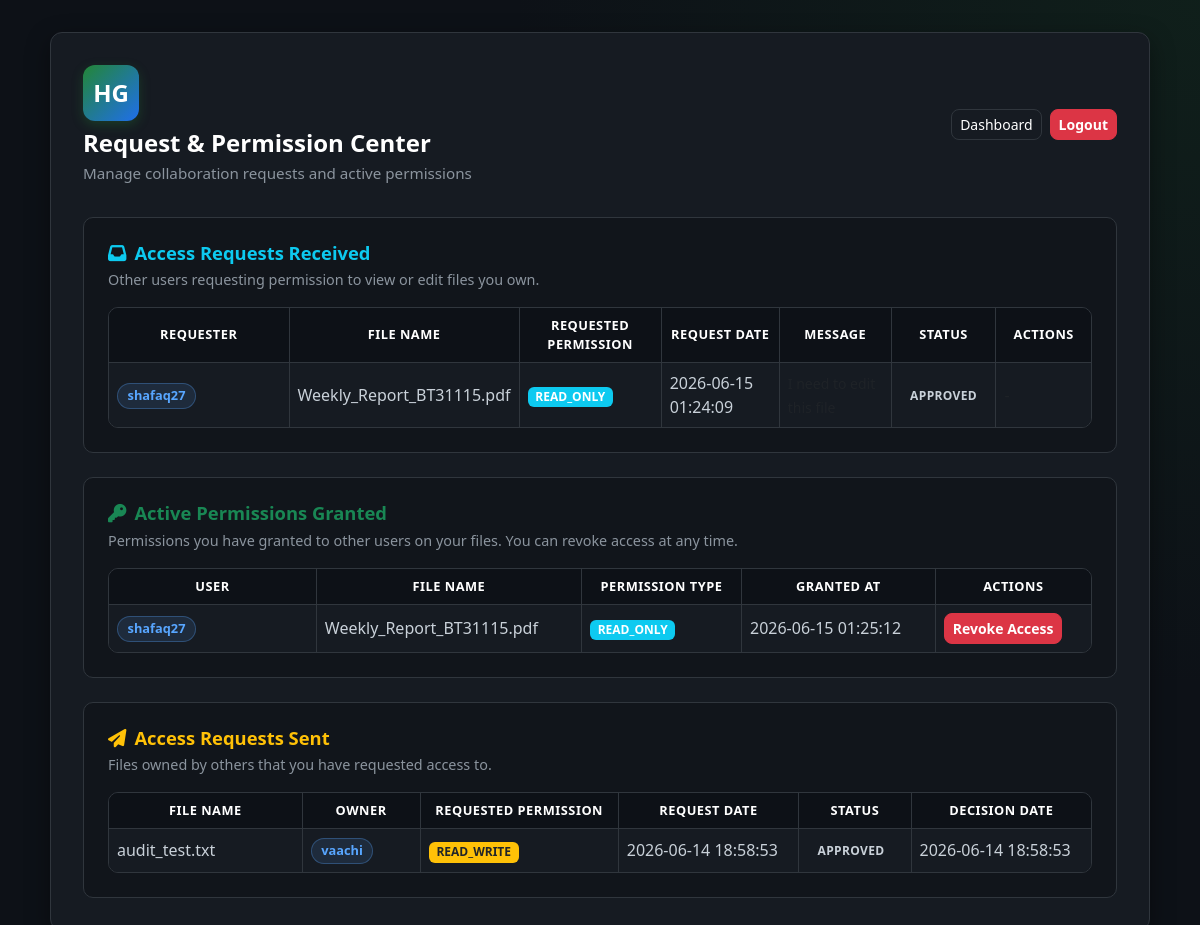
Page /requests (signed in) on the earlier database version.
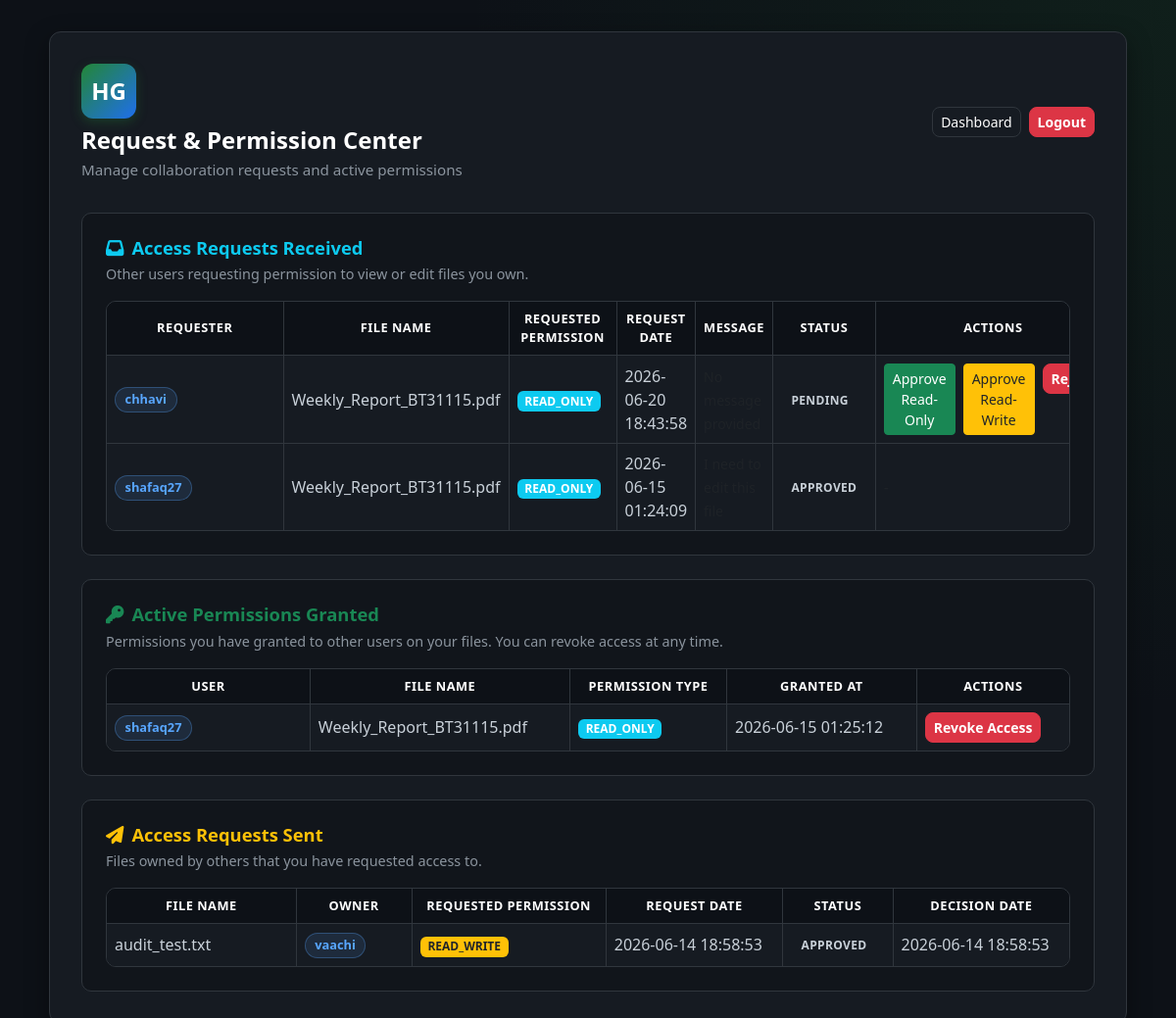
Same page on the later database version.
### tables this page shows
CREATE TABLE access_requests (
    id INTEGER PRIMARY KEY AUTOINCREMENT,
    file_id INTEGER NOT NULL,
    requester_id INTEGER NOT NULL,
    owner_id INTEGER NOT NULL,
    requested_permission TEXT NOT NULL, -- 'READ_ONLY' or 'READ_WRITE'
    status TEXT NOT NULL DEFAULT 'PENDING', -- 'PENDING', 'APPROVED', 'REJECTED', 'REVOKED'
    request_message TEXT,
    request_date TIMESTAMP DEFAULT CURRENT_TIMESTAMP,
    decision_date TIMESTAMP,
    FOREIGN KEY (file_id) REFERENCES files(id),
    FOREIGN KEY (requester_id) REFERENCES users(id),
    FOREIGN KEY (owner_id) REFERENCES users(id)
);

CREATE TABLE users (
    id INTEGER PRIMARY KEY AUTOINCREMENT,
    username TEXT NOT NULL UNIQUE,
    email TEXT NOT NULL UNIQUE,
    password_hash TEXT NOT NULL,
    created_at TIMESTAMP DEFAULT CURRENT_TIMESTAMP
, security_question TEXT NOT NULL DEFAULT 'q1', security_answer_hash TEXT NOT NULL DEFAULT '', email_verified INTEGER NOT NULL DEFAULT 0, last_login TIMESTAMP, account_status TEXT NOT NULL DEFAULT 'ACTIVE', failed_attempts INTEGER NOT NULL DEFAULT 0, locked_until TIMESTAMP);

CREATE TABLE files (
    id INTEGER PRIMARY KEY AUTOINCREMENT,
    owner_id INTEGER NOT NULL,
    original_filename TEXT NOT NULL,
    stored_filename TEXT NOT NULL,
    file_extension TEXT NOT NULL,
    file_size INTEGER NOT NULL,
    mime_type TEXT NOT NULL,
    sha256_hash TEXT NOT NULL,
    upload_time TIMESTAMP DEFAULT CURRENT_TIMESTAMP,
    last_verified TIMESTAMP,
    status TEXT NOT NULL DEFAULT 'ACTIVE',
    is_deleted INTEGER NOT NULL DEFAULT 0, content_hash TEXT,
    FOREIGN KEY (owner_id) REFERENCES users(id)
);

CREATE TABLE file_permissions (
    id INTEGER PRIMARY KEY AUTOINCREMENT,
    file_id INTEGER NOT NULL,
    user_id INTEGER NOT NULL,
    permission_type TEXT NOT NULL, -- 'READ_ONLY' or 'READ_WRITE'
    granted_by INTEGER NOT NULL,
    granted_at TIMESTAMP DEFAULT CURRENT_TIMESTAMP,
    FOREIGN KEY (file_id) REFERENCES files(id),
    FOREIGN KEY (user_id) REFERENCES users(id),
    FOREIGN KEY (granted_by) REFERENCES users(id),
    UNIQUE(file_id, user_id)
);

### app.py (the view)
@app.route("/requests")
@login_required
def requests_page():
    conn = get_db_connection()
    try:
        user_id = session["user_id"]
        requests_received = conn.execute(
            """
            SELECT r.*, f.original_filename, u.username AS requester_username
            FROM access_requests r
            INNER JOIN files f ON f.id = r.file_id
            INNER JOIN users u ON u.id = r.requester_id
            WHERE r.owner_id = ?
            ORDER BY r.request_date DESC
            """,
            (user_id,),
        ).fetchall()
        requests_sent = conn.execute(
            """
            SELECT r.*, f.original_filename, u.username AS owner_username
            FROM access_requests r
            INNER JOIN files f ON f.id = r.file_id
            INNER JOIN users u ON u.id = r.owner_id
            WHERE r.requester_id = ?
            ORDER BY r.request_date DESC
            """,
            (user_id,),
        ).fetchall()
        permissions_granted = conn.execute(
            """
            SELECT p.*, f.original_filename, u.username AS user_username
            FROM file_permissions p
            INNER JOIN files f ON f.id = p.file_id
            INNER JOIN users u ON u.id = p.user_id
            WHERE p.granted_by = ?
            ORDER BY p.granted_at DESC
            """,
            (user_id,),
        ).fetchall()
    finally:
        conn.close()
    return render_template(
        "requests.html",
        username=session.get("username"),
        requests_received=requests_received,
        requests_sent=requests_sent,
        permissions_granted=permissions_granted,
    )

### app.py (called while the page is built)
def get_db_connection():
    conn = sqlite3.connect(DATABASE_PATH)
    conn.row_factory = sqlite3.Row
    return conn

def utc_now():
    return datetime.utcnow()

def login_required(view_func):
    @wraps(view_func)
    def wrapped_view(*args, **kwargs):
        if "user_id" not in session:
            flash("Please log in to access the dashboard.", "warning")
            return redirect(url_for("login"))
        last_activity = session.get("last_activity")
        if last_activity and (utc_now().timestamp() - last_activity) > SESSION_TIMEOUT_SECONDS:
            session.clear()
            flash("Your session has expired due to inactivity. Please log in again.", "warning")
            return redirect(url_for("login"))
        session["last_activity"] = utc_now().timestamp()
        return view_func(*args, **kwargs)
    return wrapped_view

### templates/requests.html (shortened to what the changed rows need)
<!DOCTYPE html>
<html lang="en">
<head>
    <link href="https://cdn.jsdelivr.net/npm/bootstrap@5.3.3/dist/css/bootstrap.min.css" rel="stylesheet">
    <link rel="stylesheet" href="https://cdnjs.cloudflare.com/ajax/libs/font-awesome/6.4.0/css/all.min.css">
    <link rel="stylesheet" href="{{ url_for('static', filename='css/style.css') }}">
</head>
<body>
    <div class="dashboard-wrapper">
        <div class="container dashboard-container">
            <div class="dashboard-card dashboard-card-wide mx-auto">
                <div class="dashboard-header">
                    <div>
                        <h1 class="welcome-text">Request & Permission Center</h1>
                    </div>
                </div>
                <section class="dashboard-section mb-4">
                    <h2 class="section-title text-info"><i class="fa-solid fa-inbox me-2"></i>Access Requests Received</h2>
                    {% if requests_received %}
                        <div class="table-responsive files-table-wrapper">
                            <table class="table files-table align-middle">
                                <thead>
                                    <tr>
                                        <th>Requester</th>
                                        <th>File Name</th>
                                        <th>Requested Permission</th>
                                        <th>Request Date</th>
                                        <th>Message</th>
                                        <th>Status</th>
                                        <th>Actions</th>
                                    </tr>
                                </thead>
                                <tbody>
                                    {% for req in requests_received %}
                                        <tr>
                                            <td><span class="owner-badge">{{ req.requester_username }}</span></td>
                                            <td>{{ req.original_filename }}</td>
                                            <td>
                                                <span class="badge {% if req.requested_permission == 'READ_WRITE' %}bg-warning text-dark{% else %}bg-info{% endif %}">
                                                    {{ req.requested_permission }}
                                                </span>
                                            </td>
                                            <td>{{ req.request_date }}</td>
                                            <td><small class="text-muted">{{ req.request_message or 'No message provided' }}</small></td>
                                            <td>
                                                <span class="status-badge status-{{ req.status|lower }}">{{ req.status }}</span>
                                            </td>
                                            <td>
                                                {% if req.status == 'PENDING' %}
                                                    <div class="d-flex gap-2">
                                                        <form action="{{ url_for('approve_request', request_id=req.id) }}" method="POST" class="d-inline">
                                                            <button type="submit" class="btn btn-success btn-sm">Approve Read-Only</button>
                                                        </form>
                                                        <form action="{{ url_for('approve_request', request_id=req.id) }}" method="POST" class="d-inline">
                                                            <button type="submit" class="btn btn-warning btn-sm text-dark">Approve Read-Write</button>
                                                        </form>
                                                        <form action="{{ url_for('reject_request', request_id=req.id) }}" method="POST" class="d-inline">
                                                            <button type="submit" class="btn btn-danger btn-sm">Reject</button>
                                                        </form>
                                                    </div>
                                                {% else %}
                                                    <span class="text-muted">-</span>
                                                {% endif %}
                                            </td>
                                        </tr>
                                    {% endfor %}
                                </tbody>
                            </table>
                        </div>
                    {% else %}
                        <div class="empty-state">
                            <p class="mb-0">No access requests received yet.</p>
                        </div>
                    {% endif %}
                </section>
                <section class="dashboard-section mb-4">
                    <h2 class="section-title text-success"><i class="fa-solid fa-key me-2"></i>Active Permissions Granted</h2>
                    {% if permissions_granted %}
                        <div class="table-responsive files-table-wrapper">
                            <table class="table files-table align-middle">
                                <thead>
                                    <tr>
                                        <th>User</th>
                                        <th>File Name</th>
                                        <th>Permission Type</th>
                                        <th>Granted At</th>
                                        <th>Actions</th>
                                    </tr>
                                </thead>
                                <tbody>
                                    {% for perm in permissions_granted %}
                                        <tr>
                                            <td><span class="owner-badge">{{ perm.user_username }}</span></td>
                                            <td>{{ perm.original_filename }}</td>
                                            <td>
                                                <span class="badge {% if perm.permission_type == 'READ_WRITE' %}bg-warning text-dark{% else %}bg-info{% endif %}">
                                                    {{ perm.permission_type }}
                                                </span>
                                            </td>
                                            <td>{{ perm.granted_at }}</td>
                                            <td>
                                                <form action="{{ url_for('revoke_permission', permission_id=perm.id) }}" method="POST" onsubmit="return confirm('Revoke access for this user?');" class="d-inline">
                                                    <button type="submit" class="btn btn-danger btn-sm">Revoke Access</button>
                                                </form>
                                            </td>
                                        </tr>
                                    {% endfor %}
                                </tbody>
                            </table>
                        </div>
                    {% else %}
                        <div class="empty-state">
                            <p class="mb-0">No permissions granted yet.</p>
                        </div>
                    {% endif %}
                </section>
                <section class="dashboard-section">
                    <h2 class="section-title text-warning"><i class="fa-solid fa-paper-plane me-2"></i>Access Requests Sent</h2>
                    {% if requests_sent %}
                        <div class="table-responsive files-table-wrapper">
                            <table class="table files-table align-middle">
                                <thead>
                                    <tr>
                                        <th>File Name</th>
                                        <th>Owner</th>
                                        <th>Requested Permission</th>
                                        <th>Request Date</th>
                                        <th>Status</th>
                                        <th>Decision Date</th>
                                    </tr>
                                </thead>
                                <tbody>
                                    {% for req in requests_sent %}
                                        <tr>
                                            <td>{{ req.original_filename }}</td>
                                            <td><span class="owner-badge">{{ req.owner_username }}</span></td>
                                            <td>
                                                <span class="badge {% if req.requested_permission == 'READ_WRITE' %}bg-warning text-dark{% else %}bg-info{% endif %}">
                                                    {{ req.requested_permission }}
                                                </span>
                                            </td>
                                            <td>{{ req.request_date }}</td>
                                            <td>
                                                <span class="status-badge status-{{ req.status|lower }}">{{ req.status }}</span>
                                            </td>
                                            <td>{{ req.decision_date or '-' }}</td>
                                        </tr>
                                    {% endfor %}
                                </tbody>
                            </table>
                        </div>
                    {% else %}
                        <div class="empty-state">
                            <p class="mb-0">You have not sent any access requests yet.</p>
                        </div>
                    {% endif %}
                </section>
            </div>
        </div>
    </div>
</body>
</html>

Differences in the rows shown:
added access_requests: requester_username "chhavi", original_filename "Weekly_Report_BT31115.pdf", requested_permission "READ_ONLY", request_date "2026-06-20 18:43:58", status "PENDING", shown under "Access Requests Received"
